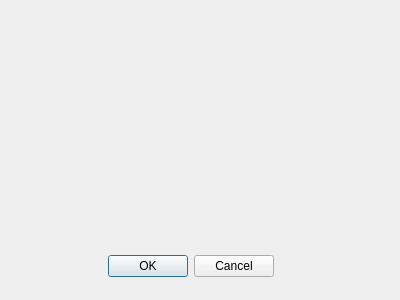
<?xml version="1.0" encoding="UTF-8"?>
<ui version="4.0">
 <class>addToBlocklist</class>
 <widget class="QDialog" name="addToBlocklist">
  <property name="geometry">
   <rect>
    <x>0</x>
    <y>0</y>
    <width>400</width>
    <height>300</height>
   </rect>
  </property>
  <property name="windowTitle">
   <string>Dialog</string>
  </property>
  <widget class="QDialogButtonBox" name="blockButtons">
   <property name="geometry">
    <rect>
     <x>20</x>
     <y>250</y>
     <width>341</width>
     <height>32</height>
    </rect>
   </property>
   <property name="orientation">
    <enum>Qt::Horizontal</enum>
   </property>
   <property name="standardButtons">
    <set>QDialogButtonBox::Cancel|QDialogButtonBox::Ok</set>
   </property>
   <property name="centerButtons">
    <bool>true</bool>
   </property>
  </widget>
 </widget>
 <resources/>
 <connections>
  <connection>
   <sender>blockButtons</sender>
   <signal>accepted()</signal>
   <receiver>addToBlocklist</receiver>
   <slot>accept()</slot>
   <hints>
    <hint type="sourcelabel">
     <x>248</x>
     <y>254</y>
    </hint>
    <hint type="destinationlabel">
     <x>157</x>
     <y>274</y>
    </hint>
   </hints>
  </connection>
  <connection>
   <sender>blockButtons</sender>
   <signal>rejected()</signal>
   <receiver>addToBlocklist</receiver>
   <slot>reject()</slot>
   <hints>
    <hint type="sourcelabel">
     <x>316</x>
     <y>260</y>
    </hint>
    <hint type="destinationlabel">
     <x>286</x>
     <y>274</y>
    </hint>
   </hints>
  </connection>
 </connections>
</ui>
